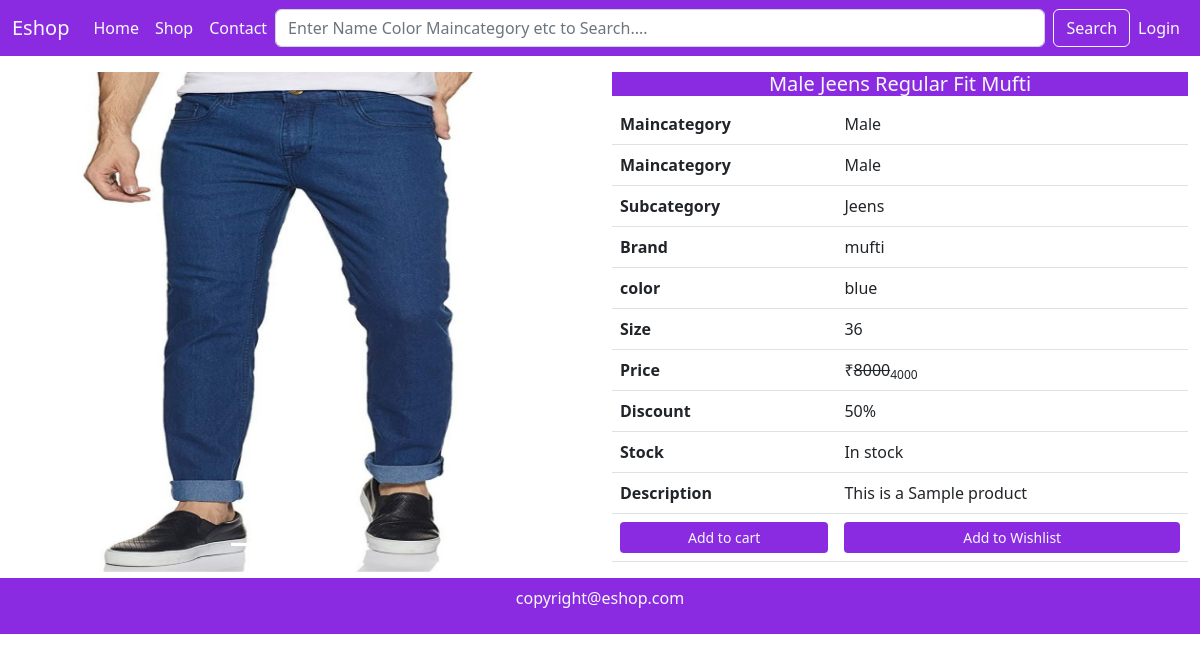
The app's page /single-product/1/ with its own data.
### mainApp/models.py (models this page shows, shortened)
class Product(models.Model):
    id = models.AutoField(primary_key=True)
    name = models.CharField(max_length=50)
    maincategory = models.ForeignKey(Maincategory, on_delete=models.CASCADE)
    subcategory = models.ForeignKey(Subcategory, on_delete=models.CASCADE)
    brand = models.ForeignKey(Brand, on_delete=models.CASCADE)
    color = models.CharField(max_length=20)
    size = models.CharField(max_length=20)
    stock = models.CharField(
        max_length=20, default="In stock", null=True, blank=True)
    description = models.TextField()
    baseprice = models.IntegerField()
    discount = models.IntegerField(default=0, null=True, blank=True)
    finalprice = models.IntegerField()
    pic1 = models.ImageField(
        upload_to="uploads", default="", null=True, blank=True)
    pic2 = models.ImageField(
        upload_to="uploads", default="", null=True, blank=True)
    pic3 = models.ImageField(
        upload_to="uploads", default="", null=True, blank=True)
    pic4 = models.ImageField(
        upload_to="uploads", default="", null=True, blank=True)

class Maincategory(models.Model):
    id = models.AutoField(primary_key=True)
    name = models.CharField(max_length=20)
    def __str__(self):
        return self.name

class Subcategory(models.Model):
    id = models.AutoField(primary_key=True)
    name = models.CharField(max_length=20)
    def __str__(self):
        return self.name

class Brand(models.Model):
    id = models.AutoField(primary_key=True)
    name = models.CharField(max_length=20)
    def __str__(self):
        return self.name

### mainApp/views.py (the view)
# urls.py: path('single-product/<int:id>/', views.singlePage),
def singlePage(Request, id):
    data = Product.objects.get(id=id)
    return render(Request, "single-product.html", {'data': data})

### mainApp/templates/single-product.html (shortened to what this page needs)
{% extends 'index.html' %}
{% block content %}
<div class="container-fluid mt-3">
    <div class="row">
        <div class="col-md-6 col-12">
            <div id="carouselExampleIndicators" class="carousel slide" data-bs-ride="true">
                <div class="carousel-indicators">
                    <button type="button" data-bs-target="#carouselExampleIndicators" data-bs-slide-to="0"
                        class="active" aria-current="true" aria-label="Slide 1"></button>
                    <button type="button" data-bs-target="#carouselExampleIndicators" data-bs-slide-to="1"
                        aria-label="Slide 2"></button>
                    <button type="button" data-bs-target="#carouselExampleIndicators" data-bs-slide-to="2"
                        aria-label="Slide 3"></button>
                    <button type="button" data-bs-target="#carouselExampleIndicators" data-bs-slide-to="3"
                        aria-label="Slide 4"></button>
                </div>
                <div class="carousel-inner">
                    <div class="carousel-item active">
                        <img src="{{data.pic1.url}}" height="500px" class="d-block w-100" alt="...">
                    </div>
                </div>
                <button class="carousel-control-prev" type="button" data-bs-target="#carouselExampleIndicators"
                    data-bs-slide="prev">
                    <span class="carousel-control-prev-icon" aria-hidden="true"></span>
                </button>
                <button class="carousel-control-next" type="button" data-bs-target="#carouselExampleIndicators"
                    data-bs-slide="next">
                    <span class="carousel-control-next-icon" aria-hidden="true"></span>
                </button>
            </div>
        </div>
        <div class="col-md-6 col-12">
            <h5 class="background text-light text-center">{{data.name}}</h5>
            <div class="table-responsive">
                <table class="table">
                    <tr>
                        <th>Maincategory</th>
                        <td>{{data.maincategory}}</td>
                    </tr>
                    <tr>
                        <th>Maincategory</th>
                        <td>{{data.maincategory}}</td>
                    </tr>
                    <tr>
                        <th>Subcategory</th>
                        <td>{{data.subcategory}}</td>
                    </tr>
                    <tr>
                        <th>Brand</th>
                        <td>{{data.brand}}</td>
                    </tr>
                    <tr>
                        <th>color</th>
                        <td>{{data.color}}</td>
                    </tr>
                    <tr>
                        <th>Size</th>
                        <td>{{data.size}}</td>
                    </tr>
                    <tr>
                        <th>Price</th>
                        <td>&#8377<del>{{data.baseprice}}</del><sub>{{data.finalprice}}</sub></td>
                    </tr>
                    <tr>
                        <th>Discount</th>
                        <td>{{data.discount}}%</td>
                    </tr>
                    <tr>
                        <th>Stock</th>
                        <td>{{data.stock}}</td>
                    </tr>
                    <tr>
                        <th>Description</th>
                        <td>{{data.description}}</td>
                    </tr>
                    <tr>
                        <th><a href="/add-to-cart/{{data.id}}" class="btn background text-light mybtn w-100 btn-sm">Add to cart</a></th>
                        <td><a href="/add-to-wishlist/{{data.id}}" class="btn background text-light mybtn w-100 btn-sm">Add to Wishlist</a></td>
                    </tr>
                </table>
            </div>
        </div>
    </div>
</div>
{% endblock content %}

### mainApp/static/css_d/style.css (style rules this page uses)
.background { background-color: blueviolet; }

### records on screen
Product: pic1 (picture), name "Male Jeens Regular Fit Mufti", maincategory "Male", subcategory "Jeens", brand "mufti", color "blue", size "36", baseprice "8000", finalprice "4000", discount "50", stock "In stock", description "This is a Sample product"
